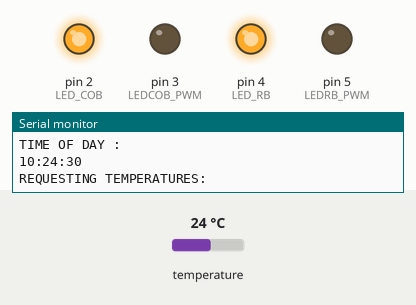
Simulated run of this sketch. Board: Arduino Uno, built with avr-gcc and run on an emulated ATmega328P. Parts: output pins drawn as LEDs (lit = HIGH), the last lines printed to the serial monitor. Inputs (shaded band) come from the test bench; at power-on: temperature 24 °C. The local clock reads 2024-03-15 10:24:30 at power-on unless the sketch sets it.

Above: at 0.1 s.
At 0.9 s:
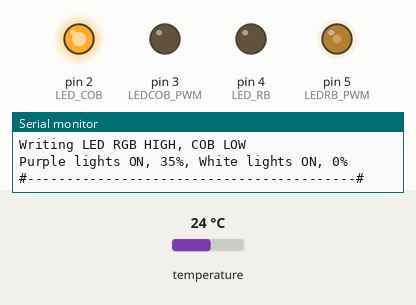
Timing chart, 0 to 2.4 s (numbered marks = the images above):
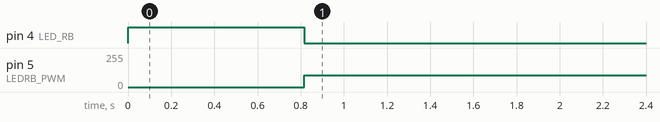

Measured:
- by itself, pin 4 (LED_RB): HIGH → LOW at 0.82 s
- by itself, pin 5 (LEDRB_PWM): 0/255 → 90/255 at 0.82 s

The sketch:

scetch.ino
```cpp
#include "RTClib.h"
#include <OneWire.h>
#include <DallasTemperature.h>

//#include "growfun.h"
#define ONE_WIRE_BUS 7

//-----------------------------------------------------------
//                Pinout:
//-----------------------------------------------------------
// D2 - Relay LED Driver 1
// D3 - PWM LED Driver 1
// D4 - Relay LED Driver 2
// D5 - PWM LED Driver 2
// D7 - One Wire DS18S20 - 2 stk ADDR??
// Vin - 12V 1A - To LVL Shifter VDDB and BUFFER
// 5V - To Relay and LVL Shifter VDDA
//-----------------------------------------------------------
//                Global Variables
//-----------------------------------------------------------
//DS18S20
OneWire oneWire(ONE_WIRE_BUS);
DallasTemperature sensors (&oneWire);
int numberOfDevices;
DeviceAddress tempDeviceAddress;
//RTC
RTC_PCF8523 rtc;
char daysOfTheWeek[7][12] = {"Sunday","Monday", "Tuesday", "Wednesday", "Thursday", "Friday", "Saturday"};
//Global vars
const int LED_RB = 4;
const int LEDRB_PWM = 5;
const int LED_COB = 2;
const int LEDCOB_PWM = 3;
DateTime globalFutureEvent;
int loopCntr = 0;
int pwm_adjust = 0;

extern String getFullTimeString(DateTime aTime);
extern String getClockString( DateTime aTime);
extern void setFutureEvent(DateTime aTime);
extern DateTime getFutureEvent();
extern int isFutureevent(DateTime now);
extern void printTemperatures();
extern void printDallasDevices();
extern void printAddress(DeviceAddress deviceAddress);
extern void pwm_set(const int myPin, int value);

void setup () {
  //GPIO
  pinMode(LED_RB, OUTPUT);
  digitalWrite(LED_RB,HIGH); //Active LOW
  pinMode(LED_COB, OUTPUT);
  digitalWrite(LED_COB,HIGH); //Active LOW
  pinMode(LEDRB_PWM, OUTPUT);
  pinMode(LEDCOB_PWM, OUTPUT);
  pwm_set(LEDRB_PWM,0);
  pwm_set(LEDCOB_PWM,0);
  //Read Time on wake;
  while (!Serial) {
    delay(1);  // for Leonardo/Micro/Zero
  }

  Serial.begin(115200);
  if (! rtc.begin()) {
    Serial.println("Couldn't find RTC");
    while (1);
  }

  if (! rtc.initialized()) {
    Serial.println("RTC is NOT running!");
    // following line sets the RTC to the date & time this sketch was compiled
    //rtc.adjust(DateTime(F(__DATE__), F(__TIME__)));
    // This line sets the RTC with an explicit date & time, for example to set
    // January 21, 2014 at 3am you would call:
    // rtc.adjust(DateTime(2019, 7, 29, 22, 01, 0));
  }
  sensors.begin();
  numberOfDevices = sensors.getDeviceCount();
  Serial.print("Locating devices...");
  Serial.print("Found ");
  Serial.print(numberOfDevices, DEC);
  Serial.println(" devices.");
  printDallasDevices();
}

void loop () {
    Serial.print("RUN NUMBER :");
    Serial.println(loopCntr);
    DateTime now = rtc.now();
    String myTD = getFullTimeString(now);
    Serial.println("CURRENT DATE AND TIME : ");
    Serial.print(myTD);
    Serial.println();
    String myTime = getClockString(now);
    Serial.println("TIME OF DAY :");
    Serial.print(myTime);
    Serial.println();
    //Get temperatures
    Serial.println("REQUESTING TEMPERATURES: ");
    sensors.requestTemperatures(); // Send the command to get temperatures
    printTemperatures();
    Serial.println("Writing LED RGB HIGH, COB LOW");
    digitalWrite(LED_RB,LOW);//Active low?
    digitalWrite(LED_COB,HIGH);//YES
    pwm_set(LEDRB_PWM,90);
    pwm_set(LEDCOB_PWM,0);
    Serial.print("Purple lights ON, 35%, White lights ON, 0%");
    Serial.println();
    Serial.println();
    Serial.println();
    Serial.println();
    Serial.print("#------------------------------------------#");
    Serial.println();
    Serial.println();
    Serial.println();
    delay(10000);
    loopCntr++;
    if(loopCntr >= 10000){
        loopCntr = 0;
    }
}

String getFullTimeString(DateTime aTime){
  String currTime;
  currTime = String(aTime.year(), DEC) + '/';
  currTime += String( aTime.month(), DEC) + '/';
  currTime += String( aTime.day(), DEC) ;
  currTime += " (";
  currTime += daysOfTheWeek[aTime.dayOfTheWeek()];
  currTime +=  ") ";
  currTime += String( aTime.hour(), DEC) + ':';
  currTime += String( aTime.minute(), DEC ) + ':';
  currTime += String( aTime.second() , DEC );
  return currTime;
}

String getClockString( DateTime aTime){
  String aClk;
  aClk = String( aTime.hour(), DEC) + ':';
  aClk += String( aTime.minute(), DEC ) + ':';
  aClk += String( aTime.second(), DEC );
  return aClk;
}

void setFutureEvent(DateTime aTime){
  globalFutureEvent = aTime;
}

DateTime getFutureEvent(){
  return globalFutureEvent;
}

int isFutureevent(DateTime now){
  int rc = 0;
  if(now >= getFutureEvent()){
    rc = 1;
  }
  return rc;
}

void printTemperatures(){
// Loop through each device, print out temperature data
  for(int i=0;i<numberOfDevices; i++) {
    // Search the wire for address
    if(sensors.getAddress(tempDeviceAddress, i)){

		// Output the device ID
		Serial.print("Temperature for device: ");
		Serial.println(i,DEC);

    // Print the data
    float tempC = sensors.getTempC(tempDeviceAddress);
    Serial.print("Temp C: ");
    Serial.print(tempC);
    Serial.print(" Temp F: ");
    Serial.println(DallasTemperature::toFahrenheit(tempC)); // Converts tempC to Fahrenheit
    }
  }

}

void printDallasDevices(){
  // Loop through each device, print out address
  for(int i=0;i<numberOfDevices; i++) {
    // Search the wire for address
    if(sensors.getAddress(tempDeviceAddress, i)) {
      Serial.print("Found device ");
      Serial.print(i, DEC);
      Serial.print(" with address: ");
      printAddress(tempDeviceAddress);
      Serial.println();
		} else {
		  Serial.print("Found ghost device at ");
		  Serial.print(i, DEC);
		  Serial.print(" but could not detect address. Check power and cabling");
		}
  }
}
void printAddress(DeviceAddress deviceAddress) {
  for (uint8_t i = 0; i < 8; i++) {
    if (deviceAddress[i] < 16) Serial.print("0");
      Serial.print(deviceAddress[i], HEX);
  }
}

void pwm_set(const int myPin, int value){
  if(value >255){
    value = 255;
  }
  if(value < 24 || value < 0){ //PWM DC is not allow to be less than 10% and a neg value makes no sense.
    value = 0;
  }
  analogWrite(myPin,value);
}
```
